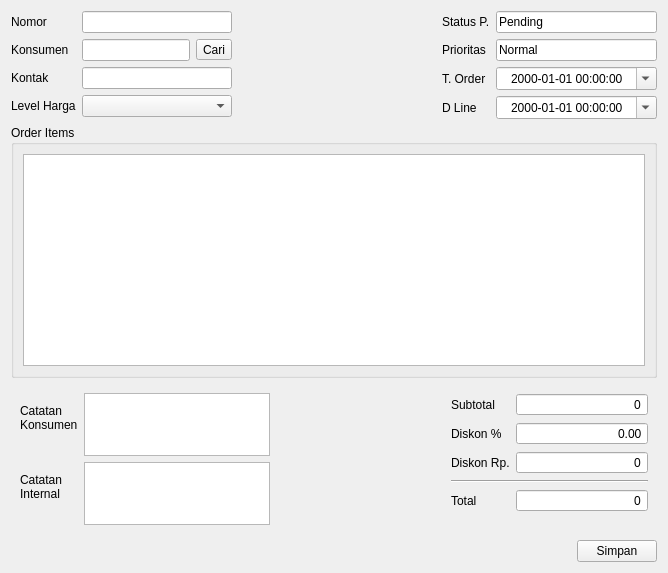
<?xml version="1.0" encoding="UTF-8"?>
<ui version="4.0">
 <class>OrderDialog</class>
 <widget class="QDialog" name="OrderDialog">
  <property name="geometry">
   <rect>
    <x>0</x>
    <y>0</y>
    <width>668</width>
    <height>573</height>
   </rect>
  </property>
  <property name="windowTitle">
   <string>Form Order</string>
  </property>
  <layout class="QVBoxLayout" name="verticalLayout" stretch="0,1,0,0">
   <item>
    <layout class="QHBoxLayout" name="horizontalLayout_4">
     <item>
      <layout class="QFormLayout" name="formLayout">
       <item row="0" column="0">
        <widget class="QLabel" name="nomorLabel">
         <property name="text">
          <string>Nomor</string>
         </property>
        </widget>
       </item>
       <item row="0" column="1">
        <widget class="QLineEdit" name="orderNumberLineEdit">
         <property name="font">
          <font>
           <italic>true</italic>
           <bold>true</bold>
          </font>
         </property>
         <property name="alignment">
          <set>Qt::AlignmentFlag::AlignCenter</set>
         </property>
         <property name="readOnly">
          <bool>false</bool>
         </property>
        </widget>
       </item>
       <item row="1" column="0">
        <widget class="QLabel" name="konsumenLabel">
         <property name="text">
          <string>Konsumen</string>
         </property>
        </widget>
       </item>
       <item row="2" column="0">
        <widget class="QLabel" name="kontakLabel">
         <property name="text">
          <string>Kontak</string>
         </property>
        </widget>
       </item>
       <item row="2" column="1">
        <widget class="QLineEdit" name="kontakLineEdit"/>
       </item>
       <item row="3" column="0">
        <widget class="QLabel" name="levelLabel">
         <property name="text">
          <string>Level Harga</string>
         </property>
        </widget>
       </item>
       <item row="3" column="1">
        <widget class="PriceLevelComboBox" name="priceLevelComboBox"/>
       </item>
       <item row="1" column="1">
        <layout class="QHBoxLayout" name="horizontalLayout">
         <item>
          <widget class="QLineEdit" name="konsumenLineEdit"/>
         </item>
         <item>
          <widget class="QToolButton" name="cariButton">
           <property name="text">
            <string>Cari</string>
           </property>
          </widget>
         </item>
        </layout>
       </item>
      </layout>
     </item>
     <item>
      <spacer name="horizontalSpacer">
       <property name="orientation">
        <enum>Qt::Orientation::Horizontal</enum>
       </property>
       <property name="sizeHint" stdset="0">
        <size>
         <width>40</width>
         <height>20</height>
        </size>
       </property>
      </spacer>
     </item>
     <item>
      <widget class="QFrame" name="upperFrame">
       <property name="minimumSize">
        <size>
         <width>215</width>
         <height>0</height>
        </size>
       </property>
       <layout class="QFormLayout" name="formLayout_3">
        <property name="leftMargin">
         <number>0</number>
        </property>
        <property name="topMargin">
         <number>0</number>
        </property>
        <property name="rightMargin">
         <number>0</number>
        </property>
        <property name="bottomMargin">
         <number>0</number>
        </property>
        <item row="0" column="0">
         <widget class="QLabel" name="statusLabel">
          <property name="toolTip">
           <string>Status Pekerjaan</string>
          </property>
          <property name="text">
           <string>Status P.</string>
          </property>
         </widget>
        </item>
        <item row="0" column="1">
         <widget class="QLineEdit" name="statusLineEdit">
          <property name="text">
           <string>Pending</string>
          </property>
         </widget>
        </item>
        <item row="1" column="0">
         <widget class="QLabel" name="prioritasLabel">
          <property name="text">
           <string>Prioritas</string>
          </property>
         </widget>
        </item>
        <item row="1" column="1">
         <widget class="QLineEdit" name="prioritasLineEdit">
          <property name="text">
           <string>Normal</string>
          </property>
         </widget>
        </item>
        <item row="2" column="0">
         <widget class="QLabel" name="tOrderLabel">
          <property name="text">
           <string>T. Order</string>
          </property>
         </widget>
        </item>
        <item row="2" column="1">
         <widget class="QDateTimeEdit" name="tOrderDateTimeEdit">
          <property name="alignment">
           <set>Qt::AlignmentFlag::AlignCenter</set>
          </property>
          <property name="buttonSymbols">
           <enum>QAbstractSpinBox::ButtonSymbols::NoButtons</enum>
          </property>
          <property name="displayFormat">
           <string>yyyy-MM-dd HH:mm:ss</string>
          </property>
          <property name="calendarPopup">
           <bool>true</bool>
          </property>
         </widget>
        </item>
        <item row="3" column="0">
         <widget class="QLabel" name="dLineLabel">
          <property name="text">
           <string>D Line</string>
          </property>
         </widget>
        </item>
        <item row="3" column="1">
         <widget class="QDateTimeEdit" name="dLineDateTimeEdit">
          <property name="alignment">
           <set>Qt::AlignmentFlag::AlignCenter</set>
          </property>
          <property name="buttonSymbols">
           <enum>QAbstractSpinBox::ButtonSymbols::NoButtons</enum>
          </property>
          <property name="displayFormat">
           <string>yyyy-MM-dd HH:mm:ss</string>
          </property>
          <property name="calendarPopup">
           <bool>true</bool>
          </property>
         </widget>
        </item>
       </layout>
      </widget>
     </item>
    </layout>
   </item>
   <item>
    <widget class="QGroupBox" name="groupBox">
     <property name="title">
      <string>Order Items</string>
     </property>
     <layout class="QHBoxLayout" name="horizontalLayout_5">
      <item>
       <widget class="QListView" name="orderItemList">
        <property name="contextMenuPolicy">
         <enum>Qt::ContextMenuPolicy::CustomContextMenu</enum>
        </property>
       </widget>
      </item>
     </layout>
    </widget>
   </item>
   <item>
    <layout class="QHBoxLayout" name="horizontalLayout_2">
     <item>
      <widget class="QWidget" name="widget" native="true">
       <property name="maximumSize">
        <size>
         <width>268</width>
         <height>16777215</height>
        </size>
       </property>
       <layout class="QFormLayout" name="formLayout_4">
        <item row="0" column="0">
         <widget class="QLabel" name="catatanLabel">
          <property name="text">
           <string>Catatan
Konsumen</string>
          </property>
         </widget>
        </item>
        <item row="0" column="1">
         <widget class="QPlainTextEdit" name="catatan1TextEdit">
          <property name="maximumSize">
           <size>
            <width>16777215</width>
            <height>63</height>
           </size>
          </property>
         </widget>
        </item>
        <item row="1" column="0">
         <widget class="QLabel" name="catatanNInternalLabel">
          <property name="text">
           <string>Catatan
Internal</string>
          </property>
          <property name="wordWrap">
           <bool>false</bool>
          </property>
         </widget>
        </item>
        <item row="1" column="1">
         <widget class="QPlainTextEdit" name="catatan2TextEdit">
          <property name="maximumSize">
           <size>
            <width>16777215</width>
            <height>63</height>
           </size>
          </property>
         </widget>
        </item>
       </layout>
      </widget>
     </item>
     <item>
      <spacer name="horizontalSpacer_2">
       <property name="orientation">
        <enum>Qt::Orientation::Horizontal</enum>
       </property>
       <property name="sizeHint" stdset="0">
        <size>
         <width>40</width>
         <height>20</height>
        </size>
       </property>
      </spacer>
     </item>
     <item>
      <widget class="QFrame" name="bottomFrame">
       <property name="minimumSize">
        <size>
         <width>215</width>
         <height>0</height>
        </size>
       </property>
       <layout class="QFormLayout" name="formLayout_2">
        <item row="0" column="0">
         <widget class="QLabel" name="subtotalLabel">
          <property name="text">
           <string>Subtotal</string>
          </property>
         </widget>
        </item>
        <item row="0" column="1">
         <widget class="QSpinBox" name="subtotalSpinBox">
          <property name="alignment">
           <set>Qt::AlignmentFlag::AlignRight|Qt::AlignmentFlag::AlignTrailing|Qt::AlignmentFlag::AlignVCenter</set>
          </property>
          <property name="readOnly">
           <bool>true</bool>
          </property>
          <property name="buttonSymbols">
           <enum>QAbstractSpinBox::ButtonSymbols::NoButtons</enum>
          </property>
          <property name="showGroupSeparator" stdset="0">
           <bool>true</bool>
          </property>
          <property name="maximum">
           <number>99999999</number>
          </property>
         </widget>
        </item>
        <item row="1" column="0">
         <widget class="QLabel" name="diskonLabel">
          <property name="text">
           <string>Diskon %</string>
          </property>
         </widget>
        </item>
        <item row="1" column="1">
         <widget class="QDoubleSpinBox" name="diskonDoubleSpinBox">
          <property name="alignment">
           <set>Qt::AlignmentFlag::AlignRight|Qt::AlignmentFlag::AlignTrailing|Qt::AlignmentFlag::AlignVCenter</set>
          </property>
          <property name="buttonSymbols">
           <enum>QAbstractSpinBox::ButtonSymbols::NoButtons</enum>
          </property>
          <property name="singleStep">
           <double>0.100000000000000</double>
          </property>
         </widget>
        </item>
        <item row="2" column="0">
         <widget class="QLabel" name="diskonRpLabel">
          <property name="text">
           <string>Diskon Rp.</string>
          </property>
         </widget>
        </item>
        <item row="2" column="1">
         <widget class="QSpinBox" name="diskonRpSpinBox">
          <property name="alignment">
           <set>Qt::AlignmentFlag::AlignRight|Qt::AlignmentFlag::AlignTrailing|Qt::AlignmentFlag::AlignVCenter</set>
          </property>
          <property name="buttonSymbols">
           <enum>QAbstractSpinBox::ButtonSymbols::NoButtons</enum>
          </property>
          <property name="accelerated">
           <bool>true</bool>
          </property>
          <property name="maximum">
           <number>9999999</number>
          </property>
          <property name="singleStep">
           <number>1000</number>
          </property>
         </widget>
        </item>
        <item row="4" column="0">
         <widget class="QLabel" name="totalLabel">
          <property name="text">
           <string>Total</string>
          </property>
         </widget>
        </item>
        <item row="4" column="1">
         <widget class="QSpinBox" name="totalSpinBox">
          <property name="alignment">
           <set>Qt::AlignmentFlag::AlignRight|Qt::AlignmentFlag::AlignTrailing|Qt::AlignmentFlag::AlignVCenter</set>
          </property>
          <property name="readOnly">
           <bool>true</bool>
          </property>
          <property name="buttonSymbols">
           <enum>QAbstractSpinBox::ButtonSymbols::NoButtons</enum>
          </property>
          <property name="showGroupSeparator" stdset="0">
           <bool>true</bool>
          </property>
          <property name="maximum">
           <number>99999999</number>
          </property>
         </widget>
        </item>
        <item row="3" column="0" colspan="2">
         <widget class="Line" name="line">
          <property name="orientation">
           <enum>Qt::Orientation::Horizontal</enum>
          </property>
         </widget>
        </item>
       </layout>
      </widget>
     </item>
    </layout>
   </item>
   <item alignment="Qt::AlignmentFlag::AlignRight">
    <widget class="QPushButton" name="simpanButton">
     <property name="text">
      <string>Simpan</string>
     </property>
     <property name="autoDefault">
      <bool>false</bool>
     </property>
    </widget>
   </item>
  </layout>
  <action name="tambahItem">
   <property name="text">
    <string>Tambah Item</string>
   </property>
   <property name="menuRole">
    <enum>QAction::MenuRole::NoRole</enum>
   </property>
  </action>
 </widget>
 <customwidgets>
  <customwidget>
   <class>PriceLevelComboBox</class>
   <extends>QComboBox</extends>
   <header>src/customs/pricelevelcombobox.h</header>
  </customwidget>
 </customwidgets>
 <tabstops>
  <tabstop>orderNumberLineEdit</tabstop>
  <tabstop>konsumenLineEdit</tabstop>
  <tabstop>cariButton</tabstop>
  <tabstop>kontakLineEdit</tabstop>
  <tabstop>priceLevelComboBox</tabstop>
  <tabstop>statusLineEdit</tabstop>
  <tabstop>prioritasLineEdit</tabstop>
  <tabstop>tOrderDateTimeEdit</tabstop>
  <tabstop>dLineDateTimeEdit</tabstop>
  <tabstop>orderItemList</tabstop>
  <tabstop>catatan1TextEdit</tabstop>
  <tabstop>catatan2TextEdit</tabstop>
  <tabstop>subtotalSpinBox</tabstop>
  <tabstop>diskonDoubleSpinBox</tabstop>
  <tabstop>diskonRpSpinBox</tabstop>
  <tabstop>totalSpinBox</tabstop>
  <tabstop>simpanButton</tabstop>
 </tabstops>
 <resources/>
 <connections/>
</ui>
